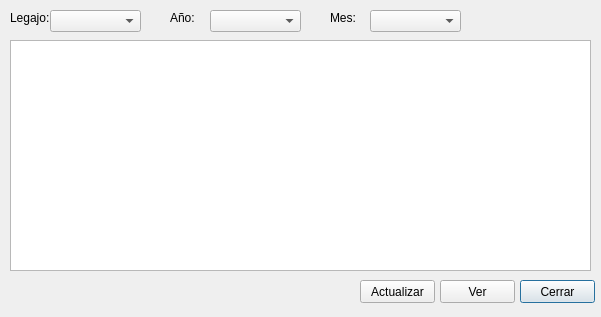
<?xml version="1.0" encoding="UTF-8"?>
<ui version="4.0">
 <class>frm_lista_cfamilia</class>
 <widget class="QDialog" name="frm_lista_cfamilia">
  <property name="geometry">
   <rect>
    <x>0</x>
    <y>0</y>
    <width>601</width>
    <height>317</height>
   </rect>
  </property>
  <property name="windowTitle">
   <string>Listado de cargas familiares</string>
  </property>
  <widget class="QTableWidget" name="tw_empleados">
   <property name="geometry">
    <rect>
     <x>10</x>
     <y>40</y>
     <width>581</width>
     <height>231</height>
    </rect>
   </property>
  </widget>
  <widget class="QPushButton" name="btn_cerrar">
   <property name="geometry">
    <rect>
     <x>520</x>
     <y>280</y>
     <width>75</width>
     <height>23</height>
    </rect>
   </property>
   <property name="text">
    <string>Cerrar</string>
   </property>
  </widget>
  <widget class="QPushButton" name="btn_ver">
   <property name="geometry">
    <rect>
     <x>440</x>
     <y>280</y>
     <width>75</width>
     <height>23</height>
    </rect>
   </property>
   <property name="text">
    <string>Ver</string>
   </property>
  </widget>
  <widget class="QLabel" name="lbl_0">
   <property name="geometry">
    <rect>
     <x>10</x>
     <y>10</y>
     <width>41</width>
     <height>16</height>
    </rect>
   </property>
   <property name="text">
    <string>Legajo:</string>
   </property>
  </widget>
  <widget class="QComboBox" name="cmb_legajo">
   <property name="geometry">
    <rect>
     <x>50</x>
     <y>10</y>
     <width>91</width>
     <height>22</height>
    </rect>
   </property>
  </widget>
  <widget class="QComboBox" name="cmb_year">
   <property name="geometry">
    <rect>
     <x>210</x>
     <y>10</y>
     <width>91</width>
     <height>22</height>
    </rect>
   </property>
  </widget>
  <widget class="QLabel" name="lbl_1">
   <property name="geometry">
    <rect>
     <x>170</x>
     <y>10</y>
     <width>41</width>
     <height>16</height>
    </rect>
   </property>
   <property name="text">
    <string>Año:</string>
   </property>
  </widget>
  <widget class="QComboBox" name="cmb_year_2">
   <property name="geometry">
    <rect>
     <x>370</x>
     <y>10</y>
     <width>91</width>
     <height>22</height>
    </rect>
   </property>
  </widget>
  <widget class="QLabel" name="lbl_2">
   <property name="geometry">
    <rect>
     <x>330</x>
     <y>10</y>
     <width>41</width>
     <height>16</height>
    </rect>
   </property>
   <property name="text">
    <string>Mes:</string>
   </property>
  </widget>
  <widget class="QPushButton" name="btn_actualiza">
   <property name="geometry">
    <rect>
     <x>360</x>
     <y>280</y>
     <width>75</width>
     <height>23</height>
    </rect>
   </property>
   <property name="text">
    <string>Actualizar</string>
   </property>
  </widget>
 </widget>
 <resources/>
 <connections/>
</ui>
